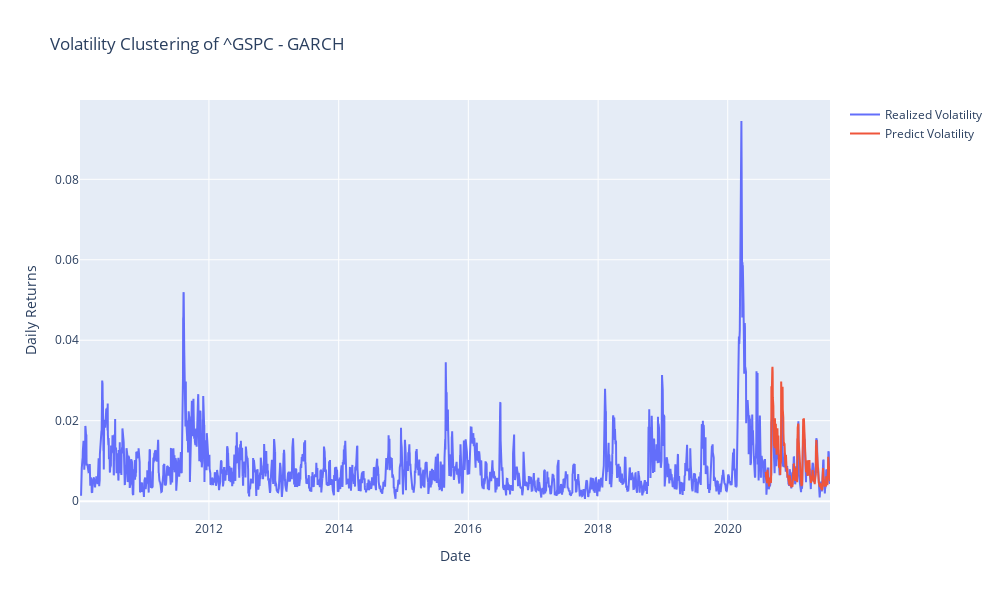

Notebook code cell kept with this figure:
### Code cell
fig = go.Figure()
fig.add_trace(go.Scatter(x=data.index[1:], y=(realized_vol / 100), mode='lines', name='Realized Volatility'))
fig.add_trace(go.Scatter(x=forecast_garch.variance.index, y=(forecast_garch.variance['h.1']/100), mode='lines', name='Predict Volatility'))
fig.update_layout(
    title=f'Volatility Clustering of {stocks} - GARCH',
    xaxis_title='Date',
    yaxis_title='Daily Returns',
    width=1000,
    height=600
)
fig.show()

### Figure 1 — Plotly figure (JSON) as saved in the notebook; plotly's stock layout.template omitted (floating-point values rounded to 4 significant figures; data arrays with more than 128 entries replaced by an {"elided": "..."} marker saying what was removed)
{"data": [{"mode": "lines", "name": "Realized Volatility", "type": "scatter", "x": {"elided": "2913 str values"}, "y": {"elided": "2913 float values"}}, {"mode": "lines", "name": "Predict Volatility", "type": "scatter", "x": {"elided": "252 str values"}, "y": {"elided": "252 float values"}}], "layout": {"height": 600, "title": {"text": "Volatility Clustering of ^GSPC - GARCH"}, "width": 1000, "xaxis": {"title": {"text": "Date"}}, "yaxis": {"title": {"text": "Daily Returns"}}}}
